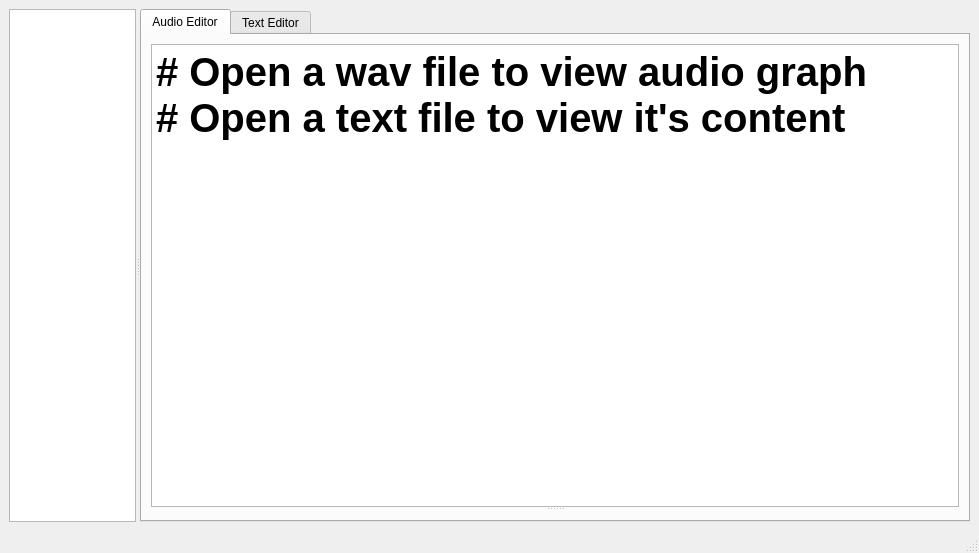
<?xml version="1.0" encoding="UTF-8"?>
<ui version="4.0">
 <class>MainWindow</class>
 <widget class="QMainWindow" name="MainWindow">
  <property name="geometry">
   <rect>
    <x>0</x>
    <y>0</y>
    <width>979</width>
    <height>553</height>
   </rect>
  </property>
  <property name="windowTitle">
   <string>MainWindow</string>
  </property>
  <widget class="QWidget" name="centralwidget">
   <layout class="QHBoxLayout" name="horizontalLayout">
    <item>
     <widget class="QSplitter" name="horizontal_splitter">
      <property name="orientation">
       <enum>Qt::Horizontal</enum>
      </property>
      <widget class="QTreeView" name="directory_view">
       <property name="sizePolicy">
        <sizepolicy hsizetype="Expanding" vsizetype="MinimumExpanding">
         <horstretch>1</horstretch>
         <verstretch>0</verstretch>
        </sizepolicy>
       </property>
      </widget>
      <widget class="QTabWidget" name="widget_tab">
       <property name="sizePolicy">
        <sizepolicy hsizetype="Expanding" vsizetype="Expanding">
         <horstretch>6</horstretch>
         <verstretch>0</verstretch>
        </sizepolicy>
       </property>
       <property name="focusPolicy">
        <enum>Qt::NoFocus</enum>
       </property>
       <property name="currentIndex">
        <number>0</number>
       </property>
       <widget class="QWidget" name="tab">
        <attribute name="title">
         <string>Audio Editor</string>
        </attribute>
        <layout class="QVBoxLayout" name="verticalLayout_2">
         <item>
          <widget class="QSplitter" name="vertical_splitter">
           <property name="orientation">
            <enum>Qt::Vertical</enum>
           </property>
           <widget class="QTextBrowser" name="text_browser">
            <property name="sizePolicy">
             <sizepolicy hsizetype="Expanding" vsizetype="Expanding">
              <horstretch>0</horstretch>
              <verstretch>5</verstretch>
             </sizepolicy>
            </property>
            <property name="font">
             <font>
              <pointsize>30</pointsize>
             </font>
            </property>
            <property name="html">
             <string>&lt;!DOCTYPE HTML PUBLIC &quot;-//W3C//DTD HTML 4.0//EN&quot; &quot;http://www.w3.org/TR/REC-html40/strict.dtd&quot;&gt;
&lt;html&gt;&lt;head&gt;&lt;meta name=&quot;qrichtext&quot; content=&quot;1&quot; /&gt;&lt;style type=&quot;text/css&quot;&gt;
p, li { white-space: pre-wrap; }
&lt;/style&gt;&lt;/head&gt;&lt;body style=&quot; font-family:'aakar'; font-size:30pt; font-weight:456; font-style:normal;&quot;&gt;
&lt;p style=&quot; margin-top:12px; margin-bottom:0px; margin-left:0px; margin-right:0px; -qt-block-indent:0; text-indent:0px;&quot;&gt;&lt;span style=&quot; font-weight:600;&quot;&gt;# Open a wav file to view audio graph&lt;/span&gt;&lt;/p&gt;
&lt;p style=&quot; margin-top:0px; margin-bottom:0px; margin-left:0px; margin-right:0px; -qt-block-indent:0; text-indent:0px;&quot;&gt;&lt;span style=&quot; font-weight:600;&quot;&gt;# Open a text file to view it's content&lt;/span&gt;&lt;/p&gt;&lt;/body&gt;&lt;/html&gt;</string>
            </property>
           </widget>
           <widget class="QWidget" name="graph_widget" native="true">
            <property name="sizePolicy">
             <sizepolicy hsizetype="Expanding" vsizetype="Expanding">
              <horstretch>0</horstretch>
              <verstretch>1</verstretch>
             </sizepolicy>
            </property>
            <layout class="QHBoxLayout" name="horizontalLayout_2"/>
           </widget>
          </widget>
         </item>
        </layout>
       </widget>
       <widget class="QWidget" name="tab_2">
        <attribute name="title">
         <string>Text Editor</string>
        </attribute>
        <layout class="QVBoxLayout" name="verticalLayout">
         <item>
          <widget class="QPlainTextEdit" name="text_edit">
           <property name="enabled">
            <bool>true</bool>
           </property>
           <property name="readOnly">
            <bool>false</bool>
           </property>
          </widget>
         </item>
        </layout>
       </widget>
      </widget>
     </widget>
    </item>
   </layout>
  </widget>
  <widget class="QMenuBar" name="menubar">
   <property name="geometry">
    <rect>
     <x>0</x>
     <y>0</y>
     <width>979</width>
     <height>24</height>
    </rect>
   </property>
  </widget>
  <widget class="QStatusBar" name="statusbar"/>
 </widget>
 <resources/>
 <connections/>
 <slots>
  <slot>seek()</slot>
  <slot>replot()</slot>
 </slots>
</ui>
